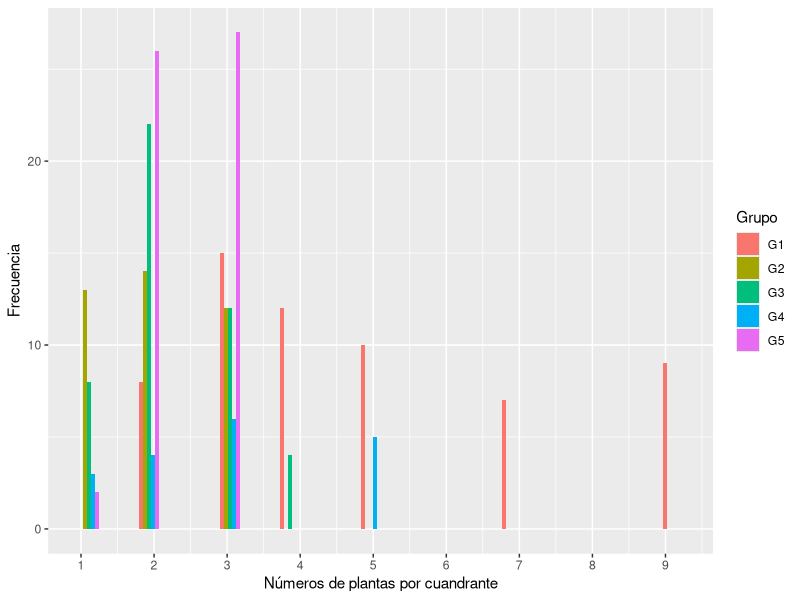
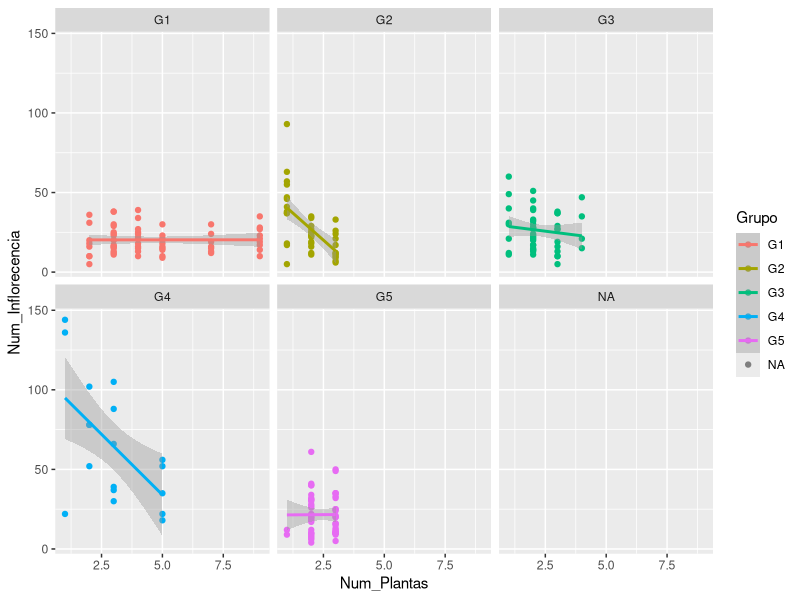
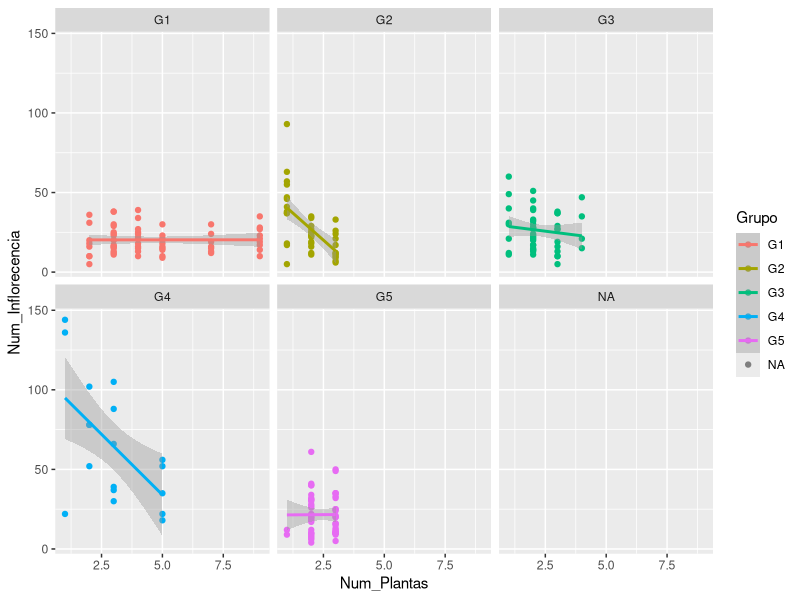

Reproduce these figures in R, in order.
## ---- chunk 1
knitr::opts_chunk$set(echo = TRUE)
## ---- chunk 2
#install.packages("devtools")
#devtools::install_github("alistaire47/read.so")
#library(read.so)
library(tidyverse)
library(ggplot2)

#install.packages("ggplot2", dependencies = TRUE)
## ---- chunk 3
library(readxl)
G5 <- read_excel("G5.xlsx", sheet = "Sheet2")
## ---- chunk 4
install.packages("ggplot2", dependencies = TRUE)

library(ggplot2)
## ---- chunk 5
names(G5)

ggplot(G5,aes(x=Num_Plantas, fill=Grupo))+
  geom_histogram(position="dodge")+
  scale_x_continuous(breaks = c(1:9))+
  xlab("Números de plantas por cuandrante")+
  ylab("Frecuencia")
  

## ---- chunk 6
library(ggplot2)

ggplot(G5, aes(Num_Plantas, Num_Inflorecencia, color=Grupo)) +
  geom_point()+
  geom_smooth(method ="glm", family="poisson")+
  facet_wrap(~Grupo)
ggsave("Competencia_grupos.png")
## ---- chunk 7
Model1=glm(Num_Inflorecencia~Num_Plantas+Grupo-1, data=G5 , family="poisson")



summary(Model1) # Estos valores estan en la escala de log_10
## ---- chunk 8
exp(coef(Model1))
## ---- chunk 9


27.2 - 0.935*5
